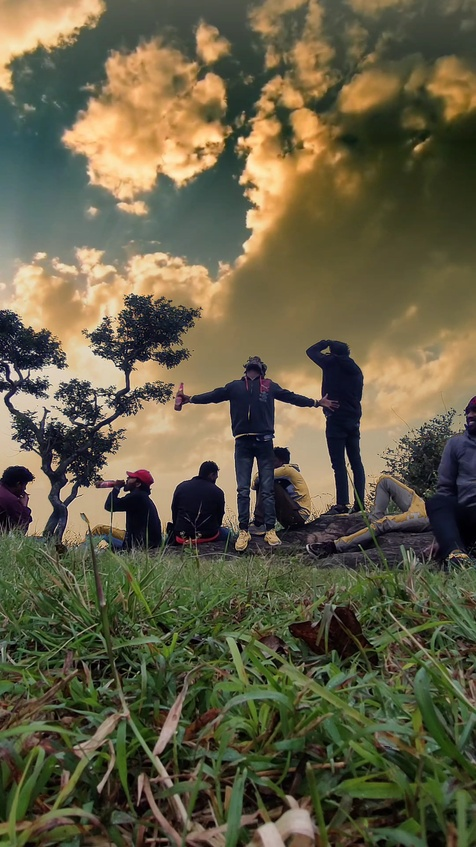
#> input picture uncrop1.jpg, 476 x 847 px, shrunk from 1080 x 1920 before the run, found by its file name
$ python preprocess.py
#> lines starting #> are read from the running program, lines starting #| are printed output that depends on the picture; after the words box and inside, x2 and y2 are one past the last pixel; in counts of white or black regions, pixels touching at a corner belong together
from PIL import Image

def preprocess_image(image_path):
    # Load the image
#> called with image_path = '/root/uncrop1.jpg'
    image = Image.open(image_path)
#> image is the input picture: PIL image 476x847 RGB; mean R, G, B 100.3, 94.5, 69.3
    width, height = image.size
#> width = 476; height = 847
    print(f"Original Image Size: {width}x{height}")
#| Original Image Size: 476x847

    # Get user input for the number of pixels to add
    left_add = int(input("Enter the number of pixels to add on the left: "))
#> the answer given: 3
    right_add = int(input("Enter the number of pixels to add on the right: "))
#> the answer given: 3
    top_add = int(input("Enter the number of pixels to add on the top: "))
#> the answer given: 3
    bottom_add = int(input("Enter the number of pixels to add on the bottom: "))
#> the answer given: 3

    # Calculate new dimensions
    new_width = width + left_add + right_add
#> new_width = 482
    new_height = height + top_add + bottom_add
#> new_height = 853

    # Create a new blank image (white background) for the preprocessed image
    preprocessed_image = Image.new('RGB', (new_width, new_height), color=(255, 255, 255))
#> preprocessed_image: PIL image 482x853 RGB; every value is 255

    # Paste the original image in the center of the new image
    preprocessed_image.paste(image, (left_add, top_add))
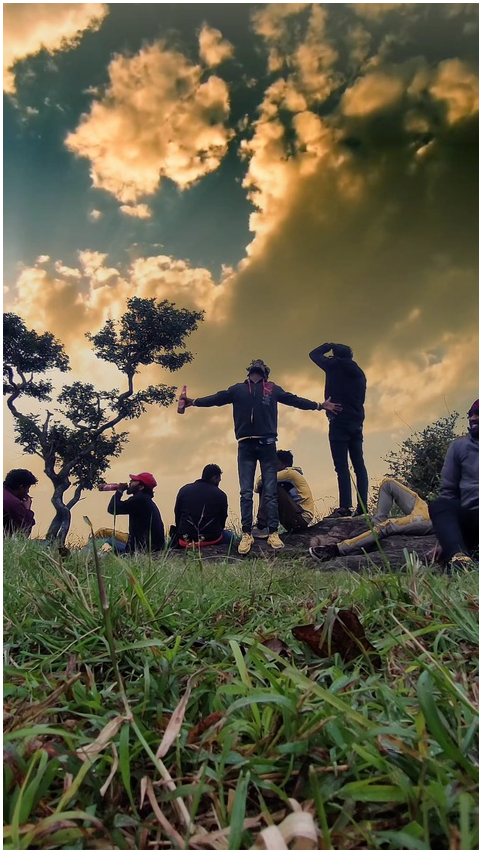
#> preprocessed_image: PIL image 482x853 RGB; mean R, G, B 103.3, 97.6, 72.9

    preprocessed_output_path = 'preprocessed_image.jpg'
    preprocessed_image.save(preprocessed_output_path)

    # Create the mask image (black for the original area, white for the added areas)
    mask_image = Image.new('L', (new_width, new_height), color=255)  # Start with white
#> mask_image: PIL image 482x853 L; every value is 255
    mask_image.paste(0, (left_add, top_add, left_add + width, top_add + height))  # Black in the original area
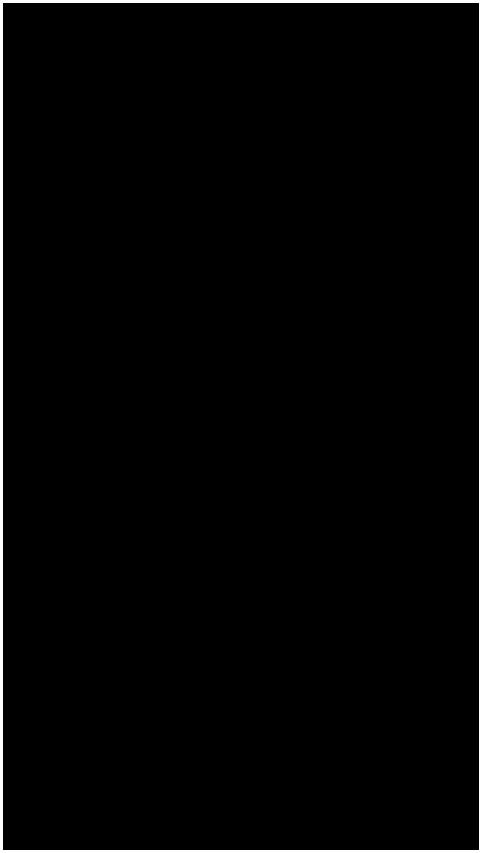
#> mask_image: PIL image 482x853 L; 1.9% white; 1 white region, box (x1, y1, x2, y2) and area: (0, 0, 482, 853) 7974

    # Save the mask image
    mask_output_path = 'mask_image.jpg'
    mask_image.save(mask_output_path)

    print(f"Preprocessed image saved as: {preprocessed_output_path}")
    print(f"Mask image saved as: {mask_output_path}")

# Example usage
image_path = '/root/uncrop1.jpg'
preprocess_image(image_path)
